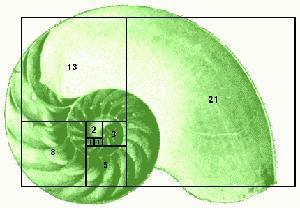
#> input picture AI/Pillow/image/101_ObjectCategories/nautilus/image_0016.jpg, 300 x 208 px, found by its file name
$ python Pillow_2.py   (older library calls are emulated)
#> lines starting #> are read from the running program, lines starting #| are printed output that depends on the picture
from PIL import Image
import numpy as np
import os, re
# 파일 경로 지정하기
search_dir = "./image/101_ObjectCategories"
cache_dir = "./image/cache_avhash"

if not os.path.exists(cache_dir):
    os.mkdir(cache_dir)

# 이미지 데이터를 Average Hash로 변환하기 ---(*1)
def average_hash(fname, size = 16):
    fname2 = fname[len(search_dir):]

    # [13 lines of commented-out code are left out]

    cache_file = cache_dir + fname2.replace('jpg', 'csv')# 기존 코드 의도가 파악되지 않아서 수정. (cache_avhash폴더 안에 물체별 폴더와 이미지파일 명이 문자열로 저장됨.)

    folder_name=fname2[1:].find('/') + 1        # 이미지가 저장된 폴더 이름 저장하기 위한 변수(find 함수로 '/'문자의 위치를 파악)
    if(folder_name==0):                         # '/' 문자가 없으면 Null값을 저장하는데 chair같은 지정된 폴더의 이미지가 아닌 모든 폴더를 찾을 때는 폴더 구분이 \문자가 된다.
        folder_name = fname2[1:].find('\\') + 1 # 이 부분은 fname2에서 이미지가 저장된 폴더 이름을 추출(find 함수로 '/'문자의 위치를 파악)
    folder_name = fname2[:folder_name]          # 폴더명의 길이정보를 가지고 문자열 인덱싱으로 추출

    if not os.path.exists(cache_file):         ## 해시 생성하기 (해당 경로에 파일이 없다면 실행)(존재하면 true 없으면 false 이나, not 이 붙었으니 반대)
        img = Image.open(fname)
        img = img.convert("L").resize((size, size), Image.ANTIALIAS)
        pixels = np.array(img.getdata()).reshape((size, size))
        avg = pixels.mean()
        px = 1 * (pixels > avg)
        if not os.path.exists(cache_dir+folder_name):        # 결과를 저장하는 경로에 폴더가 없는 경우
            print(cache_dir+folder_name)                     # 폴더 경로 확인을 위한 (불필요한)체크
            os.mkdir(cache_dir+folder_name)                  # 폴더 생성
        np.savetxt(cache_file, px, fmt="%.0f", delimiter=",")
    else:                                                  ### 캐시돼 있다면 읽지 않기
        px = np.loadtxt(cache_file, delimiter=",")
    return px

# 해밍 거리 구하기
def hamming_dist(a, b):
    aa = a.reshape(1, -1) # 1차원 배열로 변환하기
    ab = b.reshape(1, -1)
    dist = (aa != ab).sum()
    return dist

# 모든 폴더에 처리 적용하기
def enum_all_files(path):
    for root, dirs, files in os.walk(path):
        for f in files:
            fname = os.path.join(root, f)
            if re.search(r'\.(jpg|jpeg|png)$', fname):
                yield fname

# 이미지 찾기
def find_image(fname, rate):
    src = average_hash(fname)
    for fname in enum_all_files(search_dir):
        dst = average_hash(fname)
        diff_r = hamming_dist(src, dst) / 256
        # print("[check] ",fname)
        if diff_r < rate:
            yield (diff_r, fname)

# 찾기
srcfile = search_dir + "/chair/image_0016.jpg"
html = ""
sim = list(find_image(srcfile, 0.25))
#> in average_hash, img is the input picture: PIL image 300x208 RGB; mean R, G, B 191, 224.1, 170.1
#> in average_hash, `img = img.convert("L").resize((size, size), Image.ANTIALIAS)`:
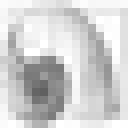
#> img: PIL image 16x16 L (shown 8 times larger); min 96, max 255, mean 207.8
#> in average_hash, `avg = pixels.mean()`: avg = 207.8
#> in hamming_dist, `dist = (aa != ab).sum()`: dist = 0
#> call 3 of average_hash, with size = 16
#> in average_hash (call 3), `fname2 = fname[len(search_dir):]`: fname2 = '/BACKGROUND_Google/image_0095.jpg'
#> in average_hash (call 3), `folder_name=fname2[1:].find('/') + 1        # 이미지가 저장된 폴더 이름 저장하기 위한 변..`: folder_name = 18
#> in average_hash (call 3), `folder_name = fname2[:folder_name]`: folder_name = '/BACKGROUND_Google'
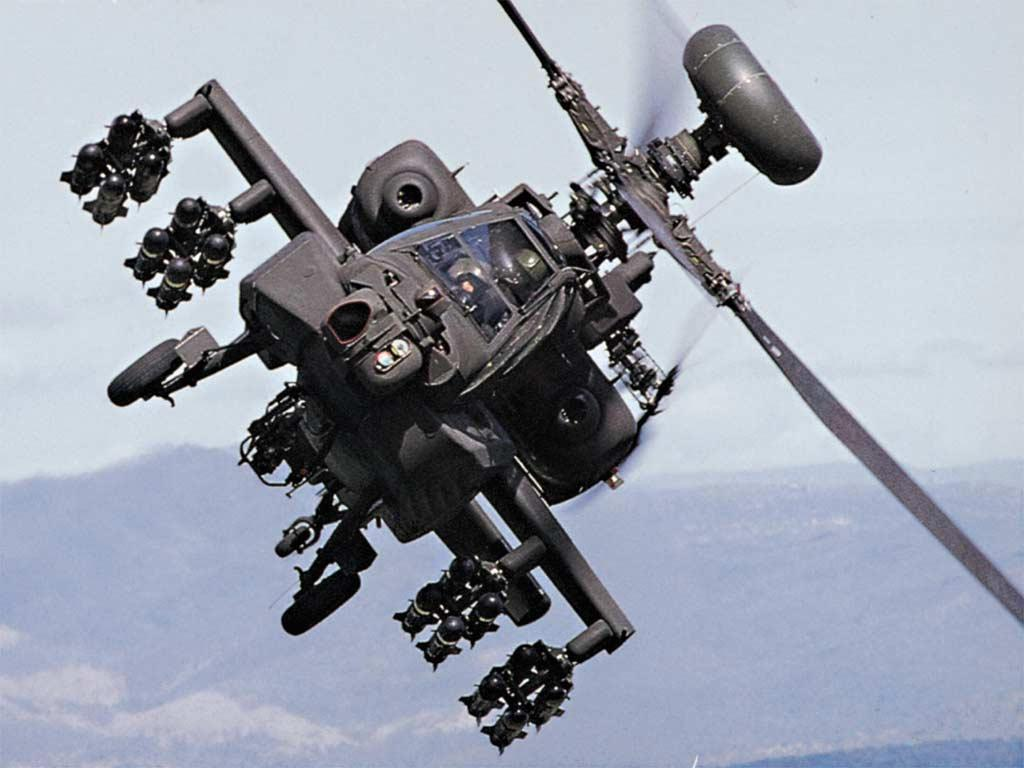
#> input picture AI/Pillow/image/101_ObjectCategories/BACKGROUND_Google/image_0095.jpg, 1024 x 768 px
#> in average_hash, img is the input picture: PIL image 1024x768 RGB; mean R, G, B 152.7, 158.6, 171.3
#> in average_hash (call 3), `img = img.convert("L").resize((size, size), Image.ANTIALIAS)`:
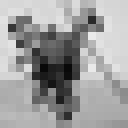
#> img: PIL image 16x16 L (shown 8 times larger); min 9, max 234, mean 158.4
#> in average_hash (call 3), `avg = pixels.mean()`: avg = 158.4
#> call 4 of average_hash, with size = 16
#> in average_hash (call 4), `fname2 = fname[len(search_dir):]`: fname2 = '/Faces/image_0081.jpg'
#> in average_hash (call 4), `folder_name=fname2[1:].find('/') + 1        # 이미지가 저장된 폴더 이름 저장하기 위한 변..`: folder_name = 6
#> in average_hash (call 4), `folder_name = fname2[:folder_name]`: folder_name = '/Faces'
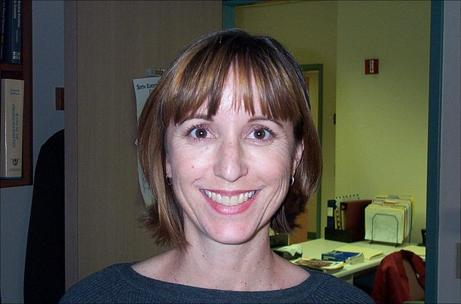
#> input picture AI/Pillow/image/101_ObjectCategories/Faces/image_0081.jpg, 461 x 304 px
#> in average_hash, img is the input picture: PIL image 461x304 RGB; mean R, G, B 85.3, 81.7, 72.7
#> in average_hash (call 4), `img = img.convert("L").resize((size, size), Image.ANTIALIAS)`:
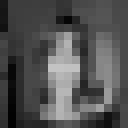
#> img: PIL image 16x16 L (shown 8 times larger); min 2, max 196, mean 81.6
#> in average_hash (call 4), `avg = pixels.mean()`: avg = 81.6
#> sim = 1 item
sim = sorted(sim, key=lambda x:x[0])
for r, f in sim:
    print(r, ">", f)
    s = '<div style="float:left;"><h3>[차이:' + str(r) + '-' + \
        os.path.basename(f) + ']</h3>' + '<p><a href="' + f + '"><img src="' + \
        f + '"width=400' + '</a></p></div>'
    html += s
#> this loop made 1 pass
#> r on pass 1: 0
#| 0.0 > ./image/101_ObjectCategories/nautilus/image_0016.jpg

# HTML로 출력하기
html = """<html><head><meta charset="utf8"></head>
<body><h3>원래 이미지</h3><p>
<img src='{0}' width=400></p>{1}
</body></html>""".format(srcfile, html)
with open("./avhash-search-output.html","w", encoding="utf-8") as f:
    f.write(html)
print("ok")
